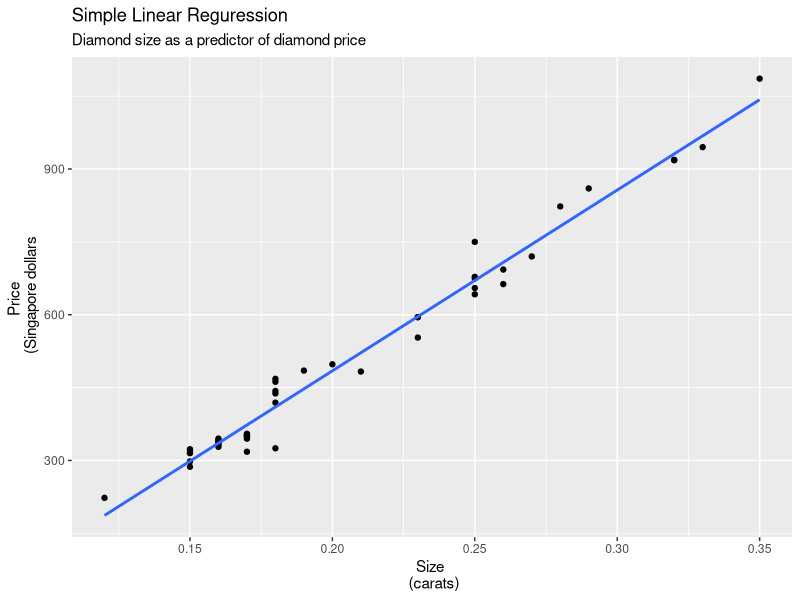
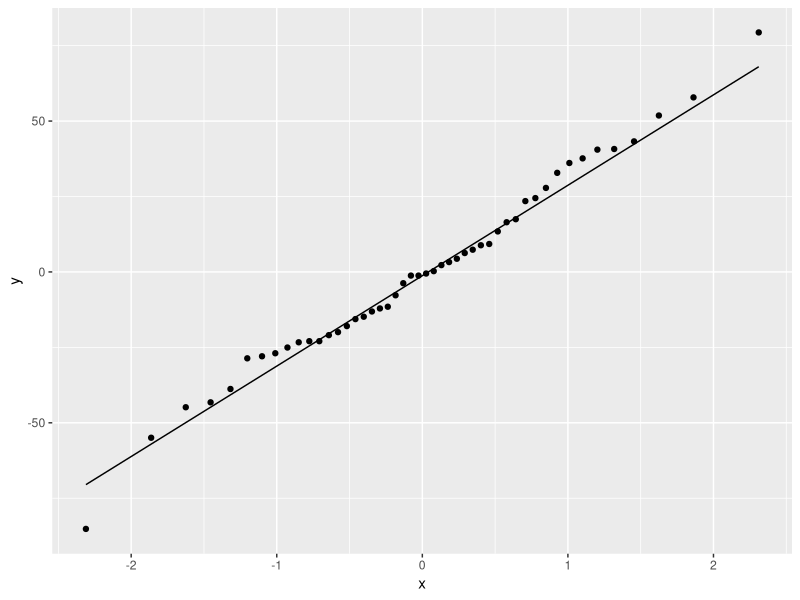
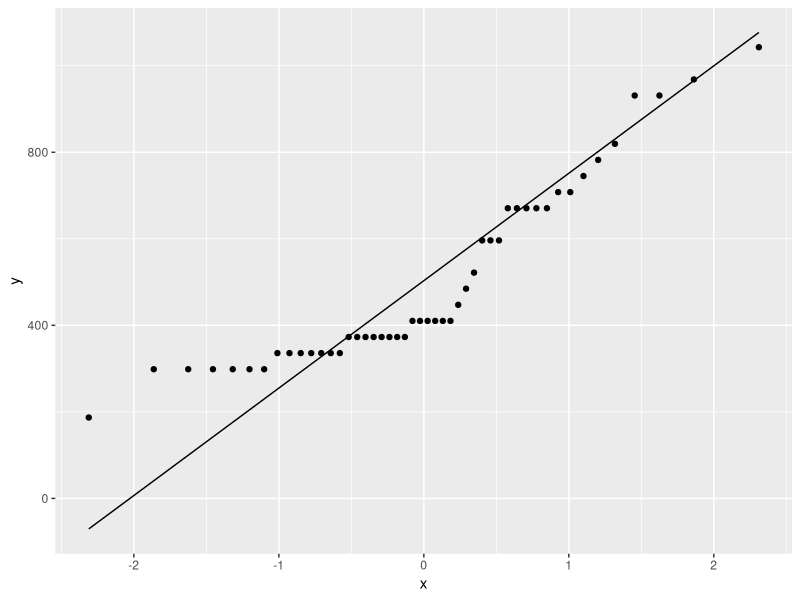
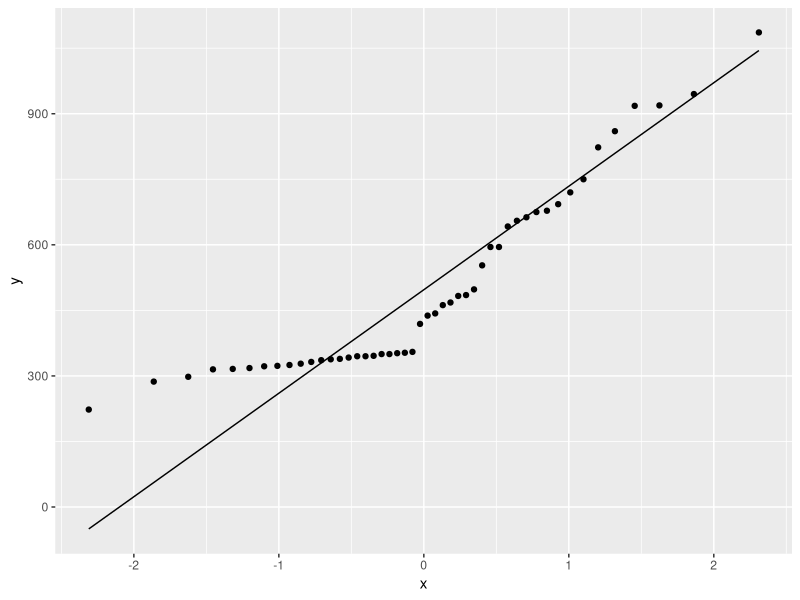
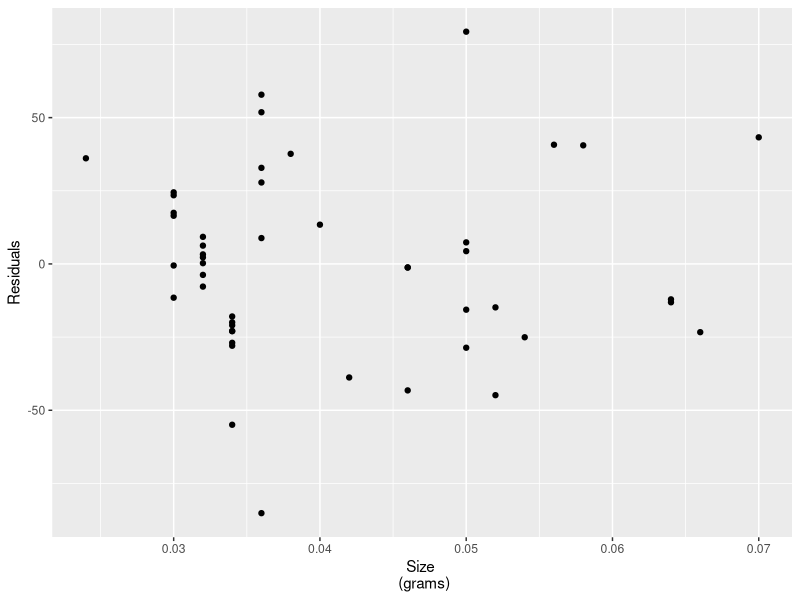
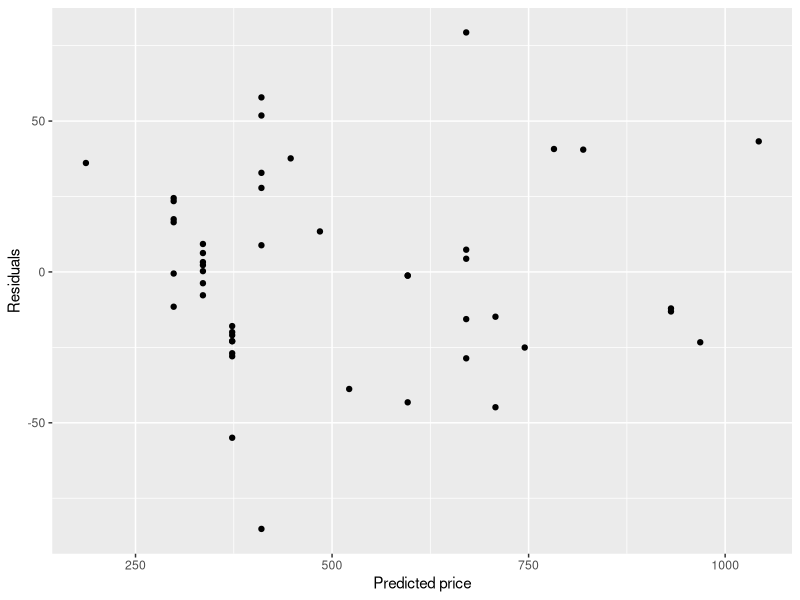

Write the R code that produced these figures, in order.
library("tidyverse")
setwd("~/Google Drive Swat/Swat docs/Stat 21/Data")

### Diamond data 
diamond_dat <- read_table2("diamond_dat.txt",skip=2, col_names = FALSE)
colnames(diamond_dat) <- c("size", "price")

ggplot(diamond_dat, aes(x=size, y=price)) +
  geom_point() + 
  geom_smooth(method = "lm", se=FALSE) +
  labs(title="Simple Linear Reguression", subtitle="Diamond size as a predictor of diamond price",
       x="Size \n (carats)", y="Price \n (Singapore dollars") 

diamond_mod <- lm(price~size, data=diamond_dat)
diamond_mod_summary <- summary(diamond_mod)

residuals_QQ <- ggplot() + aes(sample=diamond_mod_summary$residuals) + stat_qq() + stat_qq_line()  
ypred_QQ <- ggplot() + aes(sample=diamond_mod$fitted.values) + stat_qq() + stat_qq_line()  
yobs_QQ <- ggplot() + aes(sample=diamond_dat$price) + stat_qq() + stat_qq_line()  

resid_x_plot <- ggplot() + aes(x=diamond_dat$size, y=diamond_mod_summary$residuals) +
  geom_point() + 
  labs(x="Size \n (carats)", y="Residuals") 

resid_ypred_plot <- ggplot() + aes(x=diamond_mod$fitted.values, y=diamond_mod_summary$residuals) +
  geom_point() + 
  labs(x="Predicted price", y="Residuals") 

#-------
diamond_dat_trans <- diamond_dat %>% mutate(grams = size*.2)
diamond_mod_trans <- lm(price~grams, data=diamond_dat_trans)
diamond_mod_summary_trans <- summary(diamond_mod_trans)

ggplot() + aes(sample=diamond_mod_summary_trans$residuals) + stat_qq() + stat_qq_line()  
ggplot() + aes(sample=diamond_mod_trans$fitted.values) + stat_qq() + stat_qq_line()  
ggplot() + aes(sample=diamond_dat_trans$price) + stat_qq() + stat_qq_line()  

ggplot() + aes(x=diamond_dat_trans$grams, y=diamond_mod_summary_trans$residuals) +
  geom_point() + labs(x="Size \n (grams)", y="Residuals") 

ggplot() + aes(x=diamond_mod_trans$fitted.values, y=diamond_mod_summary_trans$residuals) +
  geom_point() + labs(x="Predicted price", y="Residuals") 


### Running data 
run_dat <- read_table2("Four-Mile-Run-data.txt")
head(run_dat)

summary(lm(calories~aveSpeed, run_dat))
